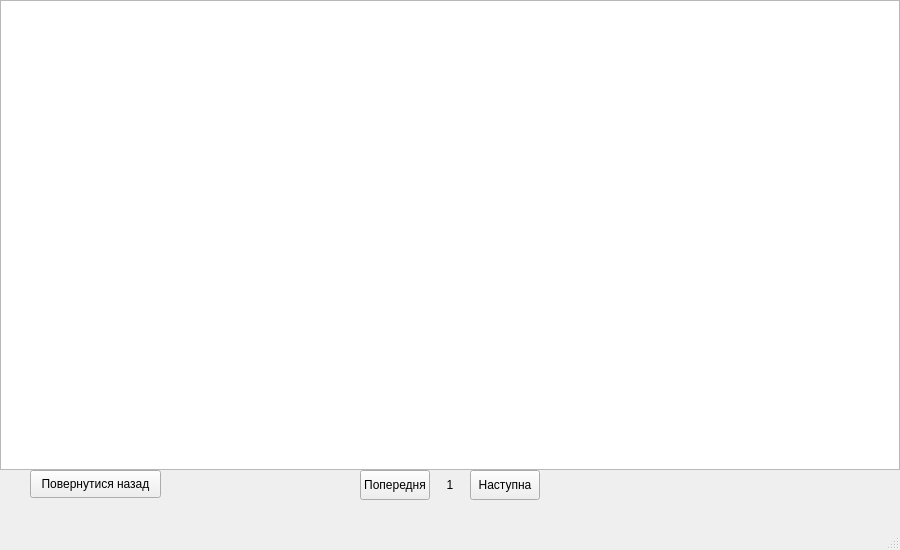
<?xml version="1.0" encoding="UTF-8"?>
<ui version="4.0">
 <class>WindowRules</class>
 <widget class="QMainWindow" name="WindowRules">
  <property name="geometry">
   <rect>
    <x>0</x>
    <y>0</y>
    <width>900</width>
    <height>550</height>
   </rect>
  </property>
  <property name="windowTitle">
   <string>MainWindow</string>
  </property>
  <widget class="QWidget" name="centralwidget">
   <widget class="QGraphicsView" name="graphicsView">
    <property name="geometry">
     <rect>
      <x>0</x>
      <y>0</y>
      <width>900</width>
      <height>470</height>
     </rect>
    </property>
   </widget>
   <widget class="QLabel" name="NumberPage">
    <property name="geometry">
     <rect>
      <x>430</x>
      <y>470</y>
      <width>40</width>
      <height>30</height>
     </rect>
    </property>
    <property name="styleSheet">
     <string notr="true">font: 12pt &quot;MS Shell Dlg 2&quot;;</string>
    </property>
    <property name="lineWidth">
     <number>1</number>
    </property>
    <property name="text">
     <string>1</string>
    </property>
    <property name="alignment">
     <set>Qt::AlignCenter</set>
    </property>
   </widget>
   <widget class="QPushButton" name="PreviousPageButton">
    <property name="geometry">
     <rect>
      <x>360</x>
      <y>470</y>
      <width>70</width>
      <height>30</height>
     </rect>
    </property>
    <property name="text">
     <string>Попередня</string>
    </property>
   </widget>
   <widget class="QPushButton" name="NextPageButton">
    <property name="geometry">
     <rect>
      <x>470</x>
      <y>470</y>
      <width>70</width>
      <height>30</height>
     </rect>
    </property>
    <property name="text">
     <string>Наступна</string>
    </property>
   </widget>
   <widget class="QPushButton" name="CloseRuleButton">
    <property name="geometry">
     <rect>
      <x>30</x>
      <y>470</y>
      <width>131</width>
      <height>28</height>
     </rect>
    </property>
    <property name="text">
     <string>Повернутися назад</string>
    </property>
   </widget>
  </widget>
  <widget class="QMenuBar" name="menubar">
   <property name="geometry">
    <rect>
     <x>0</x>
     <y>0</y>
     <width>900</width>
     <height>26</height>
    </rect>
   </property>
  </widget>
  <widget class="QStatusBar" name="statusbar"/>
 </widget>
 <resources/>
 <connections/>
</ui>
